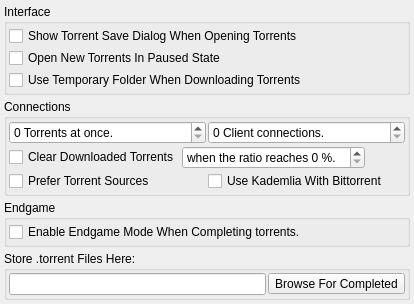
     <widget class="QWidget" name="pageBittorrent">
      <layout class="QGridLayout" name="gridLayout_96">
       <property name="margin">
        <number>4</number>
       </property>
       <property name="spacing">
        <number>4</number>
       </property>
       <item row="0" column="0">
        <widget class="QGroupBox" name="groupBoxBTInterface">
         <property name="maximumSize">
          <size>
           <width>16777215</width>
           <height>16777215</height>
          </size>
         </property>
         <property name="title">
          <string>Interface</string>
         </property>
         <layout class="QGridLayout" name="gridLayout_84">
          <property name="margin">
           <number>2</number>
          </property>
          <property name="spacing">
           <number>2</number>
          </property>
          <item row="0" column="0">
           <widget class="QCheckBox" name="checkBoxBTSaveDialog">
            <property name="text">
             <string>Show Torrent Save Dialog When Opening Torrents</string>
            </property>
           </widget>
          </item>
          <item row="1" column="0">
           <widget class="QCheckBox" name="checkBox_7">
            <property name="text">
             <string>Open New Torrents In Paused State</string>
            </property>
           </widget>
          </item>
          <item row="2" column="0">
           <widget class="QCheckBox" name="checkBox_8">
            <property name="text">
             <string>Use Temporary Folder When Downloading Torrents</string>
            </property>
           </widget>
          </item>
         </layout>
        </widget>
       </item>
       <item row="1" column="0">
        <widget class="QGroupBox" name="groupBoxBTConnections">
         <property name="maximumSize">
          <size>
           <width>16777215</width>
           <height>16777215</height>
          </size>
         </property>
         <property name="title">
          <string>Connections</string>
         </property>
         <layout class="QGridLayout" name="gridLayout_83">
          <property name="margin">
           <number>2</number>
          </property>
          <property name="spacing">
           <number>2</number>
          </property>
          <item row="0" column="0">
           <widget class="QSpinBox" name="spinBoxSimultaneousTorrents">
            <property name="suffix">
             <string> Torrents at once.</string>
            </property>
           </widget>
          </item>
          <item row="0" column="1">
           <widget class="QSpinBox" name="spinBoxBTClientConnections">
            <property name="suffix">
             <string> Client connections.</string>
            </property>
           </widget>
          </item>
          <item row="4" column="0">
           <widget class="QCheckBox" name="checkBoxBTPreferTorrent">
            <property name="text">
             <string>Prefer Torrent Sources</string>
            </property>
           </widget>
          </item>
          <item row="4" column="1">
           <widget class="QCheckBox" name="checkBoxBTUseKademlia">
            <property name="text">
             <string>Use Kademlia With Bittorrent</string>
            </property>
           </widget>
          </item>
          <item row="1" column="0" colspan="2">
           <layout class="QGridLayout" name="gridLayout_95">
            <item row="0" column="0">
             <widget class="QCheckBox" name="checkBoxBTClearDownloaded">
              <property name="text">
               <string>Clear Downloaded Torrents</string>
              </property>
             </widget>
            </item>
            <item row="0" column="1">
             <widget class="QSpinBox" name="spinBoxBTRatioClear">
              <property name="sizePolicy">
               <sizepolicy hsizetype="MinimumExpanding" vsizetype="Fixed">
                <horstretch>0</horstretch>
                <verstretch>0</verstretch>
               </sizepolicy>
              </property>
              <property name="suffix">
               <string> %.</string>
              </property>
              <property name="prefix">
               <string>when the ratio reaches </string>
              </property>
             </widget>
            </item>
            <item row="0" column="2">
             <spacer name="horizontalSpacer_16">
              <property name="orientation">
               <enum>Qt::Horizontal</enum>
              </property>
              <property name="sizeType">
               <enum>QSizePolicy::Preferred</enum>
              </property>
              <property name="sizeHint" stdset="0">
               <size>
                <width>40</width>
                <height>20</height>
               </size>
              </property>
             </spacer>
            </item>
           </layout>
          </item>
         </layout>
        </widget>
       </item>
       <item row="2" column="0">
        <widget class="QGroupBox" name="groupBoxEndgame">
         <property name="maximumSize">
          <size>
           <width>16777215</width>
           <height>16777215</height>
          </size>
         </property>
         <property name="title">
          <string>Endgame</string>
         </property>
         <layout class="QGridLayout" name="gridLayout_82">
          <property name="margin">
           <number>2</number>
          </property>
          <property name="spacing">
           <number>2</number>
          </property>
          <item row="0" column="0">
           <widget class="QCheckBox" name="checkBoxEndgame">
            <property name="text">
             <string>Enable Endgame Mode When Completing torrents.</string>
            </property>
           </widget>
          </item>
         </layout>
        </widget>
       </item>
       <item row="3" column="0">
        <widget class="QGroupBox" name="groupBoxTorrentFolder">
         <property name="maximumSize">
          <size>
           <width>16777215</width>
           <height>16777215</height>
          </size>
         </property>
         <property name="title">
          <string>Store .torrent Files Here:</string>
         </property>
         <layout class="QGridLayout" name="gridLayout_85">
          <property name="margin">
           <number>2</number>
          </property>
          <property name="spacing">
           <number>2</number>
          </property>
          <item row="0" column="0">
           <widget class="QLineEdit" name="lineEditTorrentFolder"/>
          </item>
          <item row="0" column="1">
           <widget class="QToolButton" name="toolButtonTorrentBrowse">
            <property name="text">
             <string>Browse For Completed</string>
            </property>
            <property name="icon">
             <iconset resource="Graphics.qrc">
              <normaloff>:/Icons/Resource/BrowseFolder.png</normaloff>:/Icons/Resource/BrowseFolder.png</iconset>
            </property>
            <property name="iconSize">
             <size>
              <width>24</width>
              <height>24</height>
             </size>
            </property>
           </widget>
          </item>
         </layout>
        </widget>
       </item>
      </layout>
     </widget>
